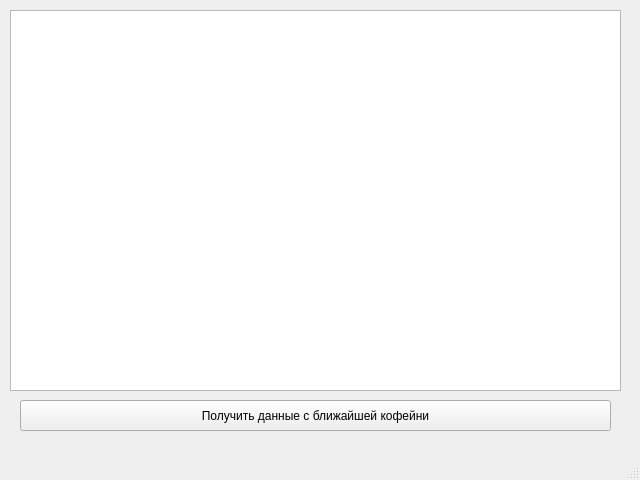
<?xml version="1.0" encoding="UTF-8"?>
<ui version="4.0">
 <class>MainWindow</class>
 <widget class="QMainWindow" name="MainWindow">
  <property name="geometry">
   <rect>
    <x>0</x>
    <y>0</y>
    <width>640</width>
    <height>480</height>
   </rect>
  </property>
  <property name="windowTitle">
   <string>MainWindow</string>
  </property>
  <widget class="QWidget" name="centralwidget">
   <widget class="QPushButton" name="pushButton">
    <property name="geometry">
     <rect>
      <x>20</x>
      <y>400</y>
      <width>591</width>
      <height>31</height>
     </rect>
    </property>
    <property name="text">
     <string>Получить данные с ближайшей кофейни</string>
    </property>
   </widget>
   <widget class="QTableWidget" name="tableWidget">
    <property name="geometry">
     <rect>
      <x>10</x>
      <y>10</y>
      <width>611</width>
      <height>381</height>
     </rect>
    </property>
   </widget>
  </widget>
  <widget class="QMenuBar" name="menubar">
   <property name="geometry">
    <rect>
     <x>0</x>
     <y>0</y>
     <width>640</width>
     <height>21</height>
    </rect>
   </property>
  </widget>
  <widget class="QStatusBar" name="statusbar"/>
 </widget>
 <resources/>
 <connections/>
</ui>
